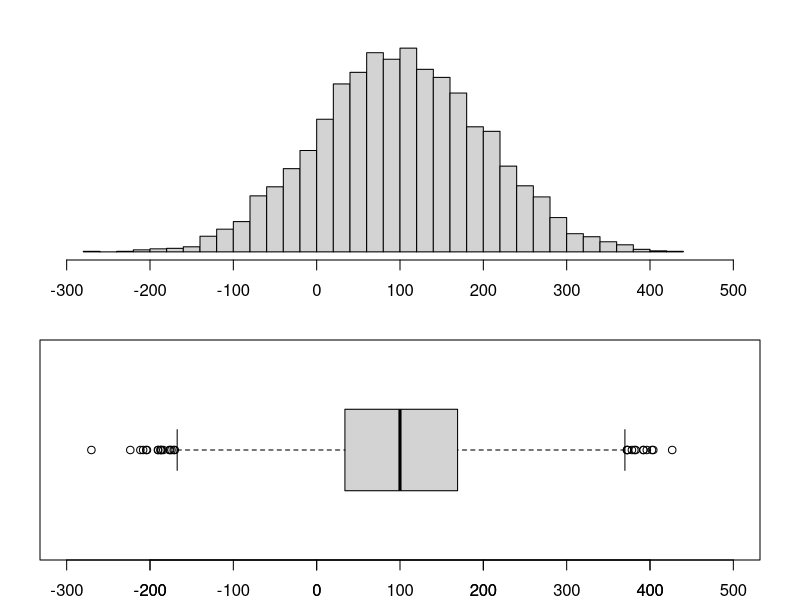

R code for this plot:
## ---- chunk 1
knitr::opts_chunk$set(echo = TRUE, fig.width = 10)
set.seed(0)
## ---- chunk 2
val_count <- 5000
val_mean <- 100
val_sd <- 100
values <- rnorm(n = val_count, mean = val_mean, sd = val_sd)
## ---- chunk 3
plotticks <- val_mean + seq(-400, 400, 100)
layout(mat = matrix(1:2, ncol = 1))
par(mar = c(2,2,2,2))
hist(values, breaks = 30,
     xlab = NULL, main = NULL,
     xlim = range(plotticks),
     xaxt = "n",
     yaxt = "n")
axis(side = 1, at = plotticks)
boxplot(values, horizontal = TRUE,
        ylim = range(plotticks),
        yaxt = "n")
axis(side = 1, at = plotticks)
## ---- chunk 4
boxplot.stats(values)
## ---- chunk 5
quantile(values)
hinges <- unname(quantile(values, c(1,3)/4))
hinges
## ---- chunk 6
coeff <- 1.5
boxedges <- quantile(values, c(1,3)/4)
boxlen <- diff(boxedges)
whisker_bounds <- boxedges + c(-1, 1)*coeff*boxlen
# That was just the abstract limits for the whiskers.  The actual values depend
# on where our points are.
in_bounds <- whisker_bounds[1] < values & values < whisker_bounds[2]
whiskers <- range(values[in_bounds])
whiskers
## ---- chunk 7
boxplot.stats(values)$stats
sort(c(hinges, whiskers, median(values)))
